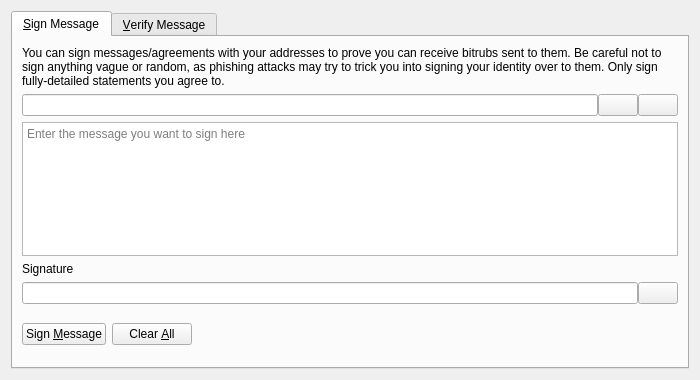
<?xml version="1.0" encoding="UTF-8"?>
<ui version="4.0">
 <class>SignVerifyMessageDialog</class>
 <widget class="QDialog" name="SignVerifyMessageDialog">
  <property name="geometry">
   <rect>
    <x>0</x>
    <y>0</y>
    <width>700</width>
    <height>380</height>
   </rect>
  </property>
  <property name="windowTitle">
   <string>Signatures - Sign / Verify a Message</string>
  </property>
  <property name="modal">
   <bool>true</bool>
  </property>
  <layout class="QVBoxLayout" name="verticalLayout">
   <item>
    <widget class="QTabWidget" name="tabWidget">
     <property name="currentIndex">
      <number>0</number>
     </property>
     <widget class="QWidget" name="tabSignMessage">
      <attribute name="title">
       <string>&amp;Sign Message</string>
      </attribute>
      <layout class="QVBoxLayout" name="verticalLayout_SM">
       <item>
        <widget class="QLabel" name="infoLabel_SM">
         <property name="text">
          <string>You can sign messages/agreements with your addresses to prove you can receive bitrubs sent to them. Be careful not to sign anything vague or random, as phishing attacks may try to trick you into signing your identity over to them. Only sign fully-detailed statements you agree to.</string>
         </property>
         <property name="textFormat">
          <enum>Qt::PlainText</enum>
         </property>
         <property name="wordWrap">
          <bool>true</bool>
         </property>
        </widget>
       </item>
       <item>
        <layout class="QHBoxLayout" name="horizontalLayout_1_SM">
         <property name="spacing">
          <number>0</number>
         </property>
         <item>
          <widget class="QValidatedLineEdit" name="addressIn_SM">
           <property name="toolTip">
            <string>The BitRub address to sign the message with</string>
           </property>
          </widget>
         </item>
         <item>
          <widget class="QPushButton" name="addressBookButton_SM">
           <property name="toolTip">
            <string>Choose previously used address</string>
           </property>
           <property name="text">
            <string/>
           </property>
           <property name="icon">
            <iconset resource="../bitrub.qrc">
             <normaloff>:/icons/address-book</normaloff>:/icons/address-book</iconset>
           </property>
           <property name="shortcut">
            <string>Alt+A</string>
           </property>
           <property name="autoDefault">
            <bool>false</bool>
           </property>
          </widget>
         </item>
         <item>
          <widget class="QPushButton" name="pasteButton_SM">
           <property name="toolTip">
            <string>Paste address from clipboard</string>
           </property>
           <property name="text">
            <string/>
           </property>
           <property name="icon">
            <iconset resource="../bitrub.qrc">
             <normaloff>:/icons/editpaste</normaloff>:/icons/editpaste</iconset>
           </property>
           <property name="shortcut">
            <string>Alt+P</string>
           </property>
           <property name="autoDefault">
            <bool>false</bool>
           </property>
          </widget>
         </item>
        </layout>
       </item>
       <item>
        <widget class="QPlainTextEdit" name="messageIn_SM">
         <property name="toolTip">
          <string>Enter the message you want to sign here</string>
         </property>
         <property name="placeholderText">
          <string>Enter the message you want to sign here</string>
         </property>
        </widget>
       </item>
       <item>
        <widget class="QLabel" name="signatureLabel_SM">
         <property name="text">
          <string>Signature</string>
         </property>
         <property name="textFormat">
          <enum>Qt::PlainText</enum>
         </property>
        </widget>
       </item>
       <item>
        <layout class="QHBoxLayout" name="horizontalLayout_2_SM">
         <property name="spacing">
          <number>0</number>
         </property>
         <item>
          <widget class="QLineEdit" name="signatureOut_SM">
           <property name="font">
            <font>
             <italic>true</italic>
            </font>
           </property>
           <property name="readOnly">
            <bool>true</bool>
           </property>
          </widget>
         </item>
         <item>
          <widget class="QPushButton" name="copySignatureButton_SM">
           <property name="toolTip">
            <string>Copy the current signature to the system clipboard</string>
           </property>
           <property name="text">
            <string/>
           </property>
           <property name="icon">
            <iconset resource="../bitrub.qrc">
             <normaloff>:/icons/editcopy</normaloff>:/icons/editcopy</iconset>
           </property>
           <property name="autoDefault">
            <bool>false</bool>
           </property>
          </widget>
         </item>
        </layout>
       </item>
       <item>
        <layout class="QHBoxLayout" name="horizontalLayout_3_SM">
         <item>
          <widget class="QPushButton" name="signMessageButton_SM">
           <property name="toolTip">
            <string>Sign the message to prove you own this BitRub address</string>
           </property>
           <property name="text">
            <string>Sign &amp;Message</string>
           </property>
           <property name="icon">
            <iconset resource="../bitrub.qrc">
             <normaloff>:/icons/edit</normaloff>:/icons/edit</iconset>
           </property>
           <property name="autoDefault">
            <bool>false</bool>
           </property>
          </widget>
         </item>
         <item>
          <widget class="QPushButton" name="clearButton_SM">
           <property name="toolTip">
            <string>Reset all sign message fields</string>
           </property>
           <property name="text">
            <string>Clear &amp;All</string>
           </property>
           <property name="icon">
            <iconset resource="../bitrub.qrc">
             <normaloff>:/icons/remove</normaloff>:/icons/remove</iconset>
           </property>
           <property name="autoDefault">
            <bool>false</bool>
           </property>
          </widget>
         </item>
         <item>
          <spacer name="horizontalSpacer_1_SM">
           <property name="orientation">
            <enum>Qt::Horizontal</enum>
           </property>
           <property name="sizeHint" stdset="0">
            <size>
             <width>40</width>
             <height>48</height>
            </size>
           </property>
          </spacer>
         </item>
         <item>
          <widget class="QLabel" name="statusLabel_SM">
           <property name="font">
            <font>
             <weight>75</weight>
             <bold>true</bold>
            </font>
           </property>
           <property name="text">
            <string/>
           </property>
           <property name="wordWrap">
            <bool>true</bool>
           </property>
          </widget>
         </item>
         <item>
          <spacer name="horizontalSpacer_2_SM">
           <property name="orientation">
            <enum>Qt::Horizontal</enum>
           </property>
           <property name="sizeHint" stdset="0">
            <size>
             <width>40</width>
             <height>48</height>
            </size>
           </property>
          </spacer>
         </item>
        </layout>
       </item>
      </layout>
     </widget>
     <widget class="QWidget" name="tabVerifyMessage">
      <attribute name="title">
       <string>&amp;Verify Message</string>
      </attribute>
      <layout class="QVBoxLayout" name="verticalLayout_VM">
       <item>
        <widget class="QLabel" name="infoLabel_VM">
         <property name="text">
          <string>Enter the receiver's address, message (ensure you copy line breaks, spaces, tabs, etc. exactly) and signature below to verify the message. Be careful not to read more into the signature than what is in the signed message itself, to avoid being tricked by a man-in-the-middle attack. Note that this only proves the signing party receives with the address, it cannot prove sendership of any transaction!</string>
         </property>
         <property name="textFormat">
          <enum>Qt::PlainText</enum>
         </property>
         <property name="alignment">
          <set>Qt::AlignLeading|Qt::AlignLeft|Qt::AlignTop</set>
         </property>
         <property name="wordWrap">
          <bool>true</bool>
         </property>
        </widget>
       </item>
       <item>
        <layout class="QHBoxLayout" name="horizontalLayout_1_VM">
         <property name="spacing">
          <number>0</number>
         </property>
         <item>
          <widget class="QValidatedLineEdit" name="addressIn_VM">
           <property name="toolTip">
            <string>The BitRub address the message was signed with</string>
           </property>
          </widget>
         </item>
         <item>
          <widget class="QPushButton" name="addressBookButton_VM">
           <property name="toolTip">
            <string>Choose previously used address</string>
           </property>
           <property name="text">
            <string/>
           </property>
           <property name="icon">
            <iconset resource="../bitrub.qrc">
             <normaloff>:/icons/address-book</normaloff>:/icons/address-book</iconset>
           </property>
           <property name="shortcut">
            <string>Alt+A</string>
           </property>
           <property name="autoDefault">
            <bool>false</bool>
           </property>
          </widget>
         </item>
        </layout>
       </item>
       <item>
        <widget class="QPlainTextEdit" name="messageIn_VM">
          <property name="toolTip">
            <string>The signed message to verify</string>
          </property>
          <property name="placeholderText">
            <string>The signed message to verify</string>
          </property>
        </widget>
       </item>
       <item>
        <widget class="QValidatedLineEdit" name="signatureIn_VM">
          <property name="toolTip">
            <string>The signature given when the message was signed</string>
          </property>
          <property name="placeholderText">
            <string>The signature given when the message was signed</string>
          </property>
        </widget>
       </item>
       <item>
        <layout class="QHBoxLayout" name="horizontalLayout_2_VM">
         <item>
          <widget class="QPushButton" name="verifyMessageButton_VM">
           <property name="toolTip">
            <string>Verify the message to ensure it was signed with the specified BitRub address</string>
           </property>
           <property name="text">
            <string>Verify &amp;Message</string>
           </property>
           <property name="icon">
            <iconset resource="../bitrub.qrc">
             <normaloff>:/icons/transaction_0</normaloff>:/icons/transaction_0</iconset>
           </property>
           <property name="autoDefault">
            <bool>false</bool>
           </property>
          </widget>
         </item>
         <item>
          <widget class="QPushButton" name="clearButton_VM">
           <property name="toolTip">
            <string>Reset all verify message fields</string>
           </property>
           <property name="text">
            <string>Clear &amp;All</string>
           </property>
           <property name="icon">
            <iconset resource="../bitrub.qrc">
             <normaloff>:/icons/remove</normaloff>:/icons/remove</iconset>
           </property>
           <property name="autoDefault">
            <bool>false</bool>
           </property>
          </widget>
         </item>
         <item>
          <spacer name="horizontalSpacer_1_VM">
           <property name="orientation">
            <enum>Qt::Horizontal</enum>
           </property>
           <property name="sizeHint" stdset="0">
            <size>
             <width>40</width>
             <height>48</height>
            </size>
           </property>
          </spacer>
         </item>
         <item>
          <widget class="QLabel" name="statusLabel_VM">
           <property name="font">
            <font>
             <weight>75</weight>
             <bold>true</bold>
            </font>
           </property>
           <property name="text">
            <string/>
           </property>
           <property name="wordWrap">
            <bool>true</bool>
           </property>
          </widget>
         </item>
         <item>
          <spacer name="horizontalSpacer_2_VM">
           <property name="orientation">
            <enum>Qt::Horizontal</enum>
           </property>
           <property name="sizeHint" stdset="0">
            <size>
             <width>40</width>
             <height>48</height>
            </size>
           </property>
          </spacer>
         </item>
        </layout>
       </item>
      </layout>
     </widget>
    </widget>
   </item>
  </layout>
 </widget>
 <customwidgets>
  <customwidget>
   <class>QValidatedLineEdit</class>
   <extends>QLineEdit</extends>
   <header>qt/qvalidatedlineedit.h</header>
  </customwidget>
 </customwidgets>
 <resources>
  <include location="../bitrub.qrc"/>
 </resources>
 <connections/>
</ui>
